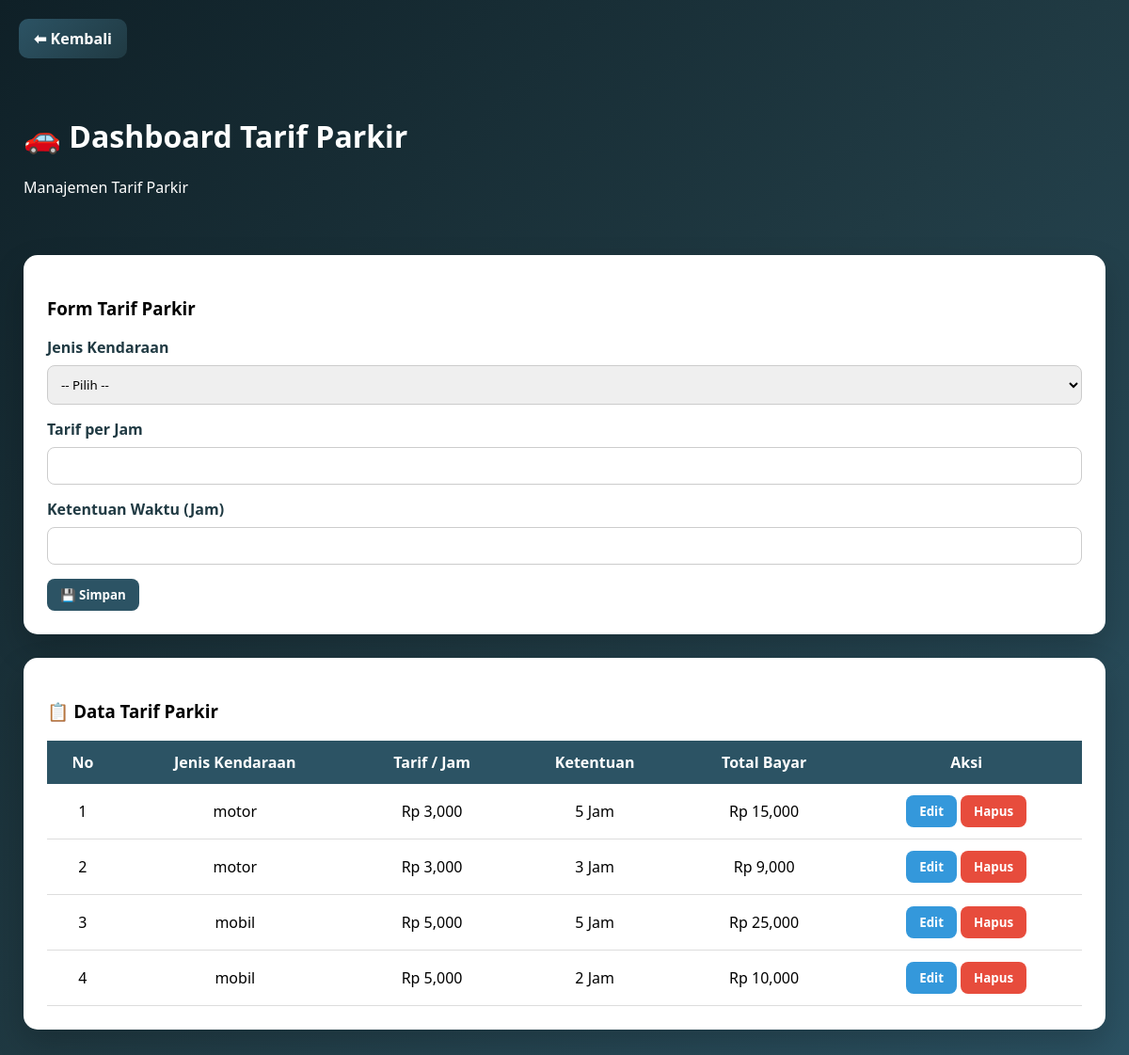
Screenshot of /view/admin/tarif.php (signed in) with the database file from the repository.
### tables this page shows
CREATE TABLE `tarif_parkir` (
  `id_tarif` int(11) NOT NULL,
  `jenis_kendaraan` enum('mobil','motor') NOT NULL,
  `tarif_per_jam` decimal(10,0) NOT NULL,
  `ketentuan_waktu` int(50) NOT NULL
);

### models/koneksi.php (called while the page is built, shortened)
<?php
class koneksi{
   private  $host = "localhost",
   $username = "root",
   $pass = "",
   $db = "db_parkiran";
   function __construct()
   {
       $this->koneksi = mysqli_connect($this->host,
       $this->username, $this->pass, $this->db);
       if ($this->koneksi){
          return $this->koneksi;
       }else{
         die("koneksi kedatabase gagal".mysqli_connect_error());
       }
   }
}

### models/tarif.php (called while the page is built, shortened)
 <?php
include_once __DIR__ . '/koneksi.php';
class tarif_parkir {
    private $koneksi;
    public function __construct(){
        $db = new koneksi();
        $this->koneksi = $db->koneksi;
    }
    public function tampil_data(){
        $sql = "SELECT * FROM tarif_parkir ORDER BY id_tarif DESC";
        $query = mysqli_query($this->koneksi, $sql);
        $data = [];
        while($row = mysqli_fetch_object($query)){
            $data[] = $row;
        }
        return $data;
    }
}

### controllers/c_tarif.php (called while the page is built, shortened)
 <?php
include_once __DIR__ . '/../models/tarif.php';
$tarif = new tarif_parkir();
$data_tarif = $tarif->tampil_data();

### view/admin/tarif.php (the view, shortened to what this page needs)
 <?php
include_once __DIR__ . '/../../controllers/c_tarif.php';
?>
<!DOCTYPE html>
<html lang="id">
<head>
</head>
<body>
<a href="dasboard.php" class="btn-kembali">
    ⬅ Kembali
</a>
<div class="header">
    <h1>🚗 Dashboard Tarif Parkir</h1>
    <p>Manajemen Tarif Parkir</p>
</div>
<div class="container">
<div class="card">
<h3>Form Tarif Parkir</h3>
<form id="formTarif">
    <label>Jenis Kendaraan</label>
    <select name="jenis_kendaraan" id="jenis_kendaraan" required>
        <option value="">-- Pilih --</option>
    </select>
    <label>Tarif per Jam</label>
    <input type="number" name="tarif_per_jam" id="tarif_per_jam" required>
    <label>Ketentuan Waktu (Jam)</label>
    <input type="number" name="ketentuan_waktu" id="ketentuan_waktu" required>
    <button type="submit" id="btnSimpan" class="submit">💾 Simpan</button>
</form>
</div>
<div class="card">
<h3>📋 Data Tarif Parkir</h3>
<table>
<thead>
<tr>
    <th>No</th>
    <th>Jenis Kendaraan</th>
    <th>Tarif / Jam</th>
    <th>Ketentuan</th>
    <th>Total Bayar</th>
    <th>Aksi</th>
</tr>
</thead>
<tbody>
<?php if(!empty($data_tarif)): ?>
<?php $no=1; foreach($data_tarif as $row): ?>
<tr>
    <td><?= $no++ ?></td>
    <td><?= htmlspecialchars($row->jenis_kendaraan) ?></td>
    <td>Rp <?= number_format($row->tarif_per_jam) ?></td>
    <td><?= $row->ketentuan_waktu ?> Jam</td>
    <td>Rp <?= number_format($row->tarif_per_jam * $row->ketentuan_waktu) ?></td>
    <td>
        <button class="edit" onclick='edit(<?= json_encode($row) ?>)'>Edit</button>
        <button class="hapus" onclick="hapus(<?= $row->id_tarif ?>)">Hapus</button>
    </td>
</tr>
<?php endforeach; ?>
<?php else: ?>
<tr>
    <td colspan="6">Data masih kosong</td>
</tr>
<?php endif; ?>
</tbody>
</table>
</div>
</div>
</body>
</html>

### view/admin/tarif.php (style rules this page uses)
* { box-sizing:border-box; font-family:'Segoe UI',sans-serif; }
body { margin:0; background:linear-gradient(135deg,#0f2027,#203a43,#2c5364); min-height:100vh; }
.btn-kembali { display:inline-block; margin:20px; background:linear-gradient(135deg,#2c5364,#203a43); color:#fff; padding:10px 16px; border-radius:10px; text-decoration:none; font-weight:600; }
.header { color:#fff; padding:20px 25px; }
.container { padding:25px; }
.card { background:#fff; padding:25px; border-radius:15px; box-shadow:0 15px 35px rgba(0,0,0,0.2); margin-bottom:25px; }
label { font-weight:600; color:#203a43; }
input,select { width:100%; padding:10px; margin:8px 0 15px; border-radius:8px; border:1px solid #ccc; }
button { padding:8px 14px; border:none; border-radius:8px; color:#fff; cursor:pointer; font-weight:bold; }
.submit { background:#2c5364; }
.edit { background:#3498db; }
.hapus { background:#e74c3c; }
table { width:100%; border-collapse:collapse; }
th { background:#2c5364; color:#fff; padding:12px; }
td { padding:12px; text-align:center; border-bottom:1px solid #ddd; }

### rows the page displays
tarif_parkir: jenis_kendaraan "motor", tarif_per_jam "3,000", ketentuan_waktu "5", $row->tarif_per_jam * $row->ketentuan_waktu "15,000"
tarif_parkir: jenis_kendaraan "motor", tarif_per_jam "3,000", ketentuan_waktu "3", $row->tarif_per_jam * $row->ketentuan_waktu "9,000"
tarif_parkir: jenis_kendaraan "mobil", tarif_per_jam "5,000", ketentuan_waktu "5", $row->tarif_per_jam * $row->ketentuan_waktu "25,000"
tarif_parkir: jenis_kendaraan "mobil", tarif_per_jam "5,000", ketentuan_waktu "2", $row->tarif_per_jam * $row->ketentuan_waktu "10,000"
